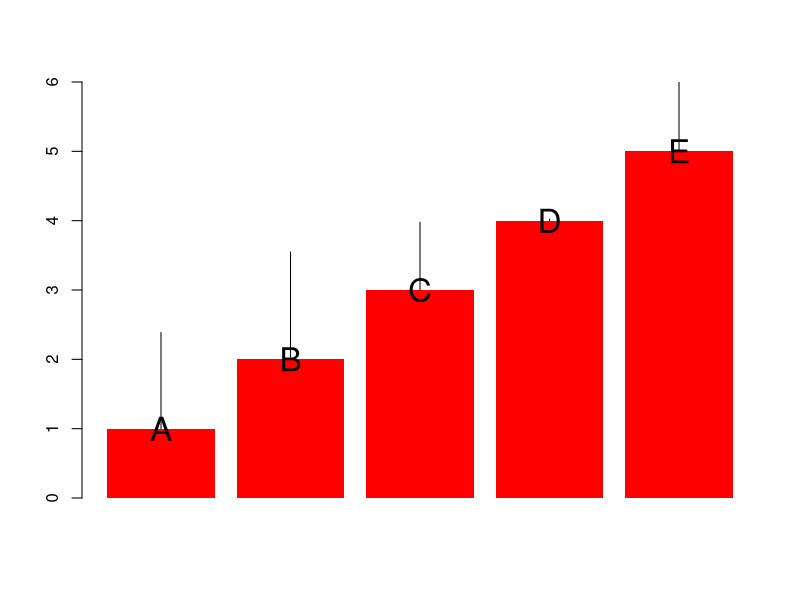
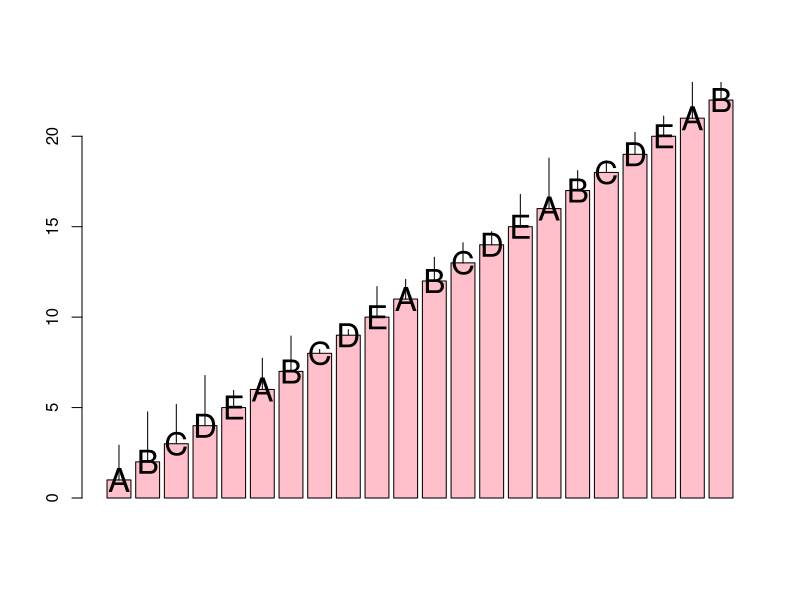
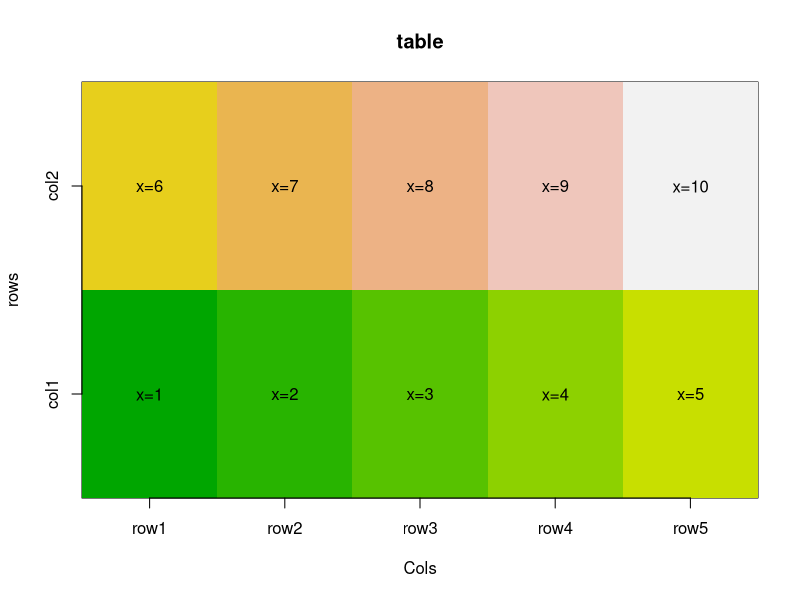
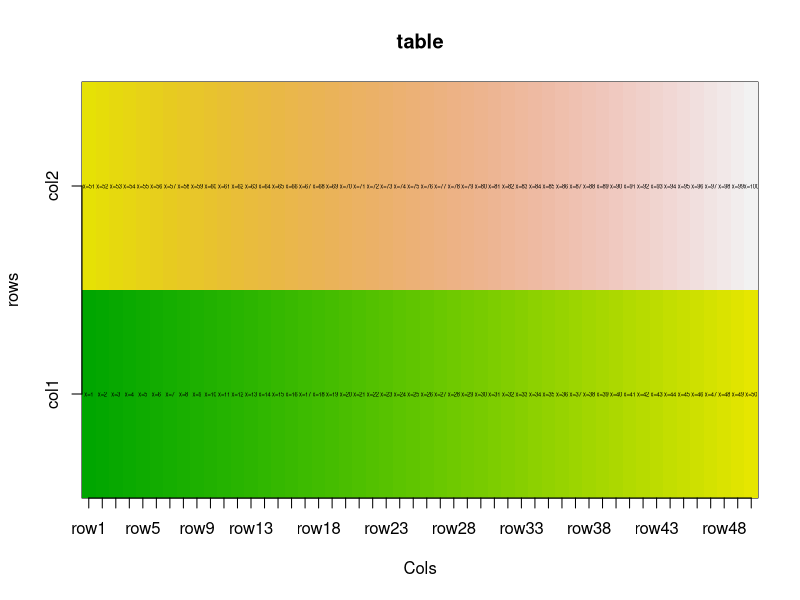
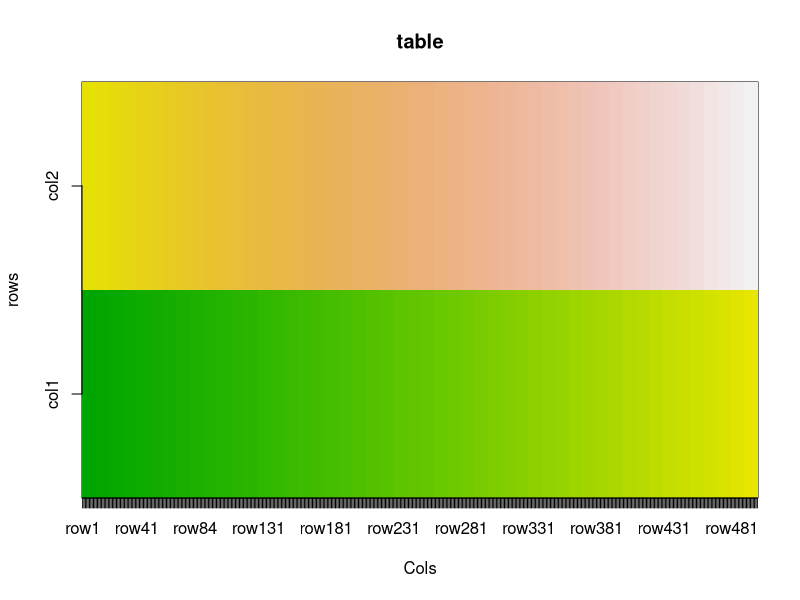

Generate these figures, in order, with R:
# barplot:
my.barplot = function(d = 1:5, t = LETTERS[1:5], text_size=2, e = runif(length(d), max = 3), col='red', border=NA){
  x = barplot(d, col=col, border = border, ylim=c(min(d)-1, max(d)+1))
  # записываем в переменную х все координаты серединок каждого цилиндра
  
  text(x, d, t, cex=text_size)
  # пишем буквы передавая вектор координат по x и вектор координат по y каждой буквы
  # координаты по х записаны в переменной х (возвращаемое значение ф-ии barplot)
  # координаты по y записаны собственно в перменной d
  # так же я добавил аргумент text_size принимающий по умолчанию значение 2
  for (i in (1:length(x))){
    lines(c(x[i,1], x[i,1]), c(d[i], d[i]+e[i]))
  }
  # остались линии: ф-я lines принимает два главных аргумента, первый - координаты
  # х - начала и конца линии, и координаты у начала и конца линии.
  # X - это стобец (по этому второй индекс всегда 1), по строкам которого записаны
  # абциссные координаты середны столбика - там и будет начинаться линия (пишем дважды, тк по
  # иксу мы стоим на месте), второй аргумент это начало и конец линии по оси ординат
  # сдесь началом будет высота столбца (переменные в векторе d), ну и до d[i] + e[i], очевидно
}

my.barplot() # проверяем стандрарт
my.barplot(1:22, col='pink', border='black') # не и не стандрарт



# тут сложнее. 
image.with.text = function(d = matrix(1:8, ncol=2), t = paste0('x=', d), xlab='Cols', ylab='rows',
                           main = 'table', col=terrain.colors(100)){
  image(d, col=col, xlab=xlab, ylab=ylab, main=main, xaxt = "n", yaxt = "n")
  # рисуем картинту с переданными аргументами, и удаляем значения на осях
  pos = (length(d)/2) - 1
  # я заметил что по оси Х длина стационарна - от 0 до 1. Но первый пиксель (если его так можно назвать)
  # на половину своего размера левее 0, а последний на половину размера правее 1.
  # получается в ряду, умещяется половина матрицы, и по половине цилиндра с каждой стороны
  # выходят за пределы интервала (0:1)
  # по этому записываем в pos половину размера минус 1
  ctr = 1
  # счетчик 
  if (length(d) < 30){
    cex = 1
  }
  else if (length(d) <= 100){
    cex = abs(1-(sqrt(length(d)) * 0.065)) # эмперически найденная "формула"
  }
  else {
    cex = 1/length(d)
  }
  # играемся немного с размером текста, что бы было поприличнее
  # далее двигаемся по рядам, сначала по нижнему, потом по верхнему, причем с 0 до pos
  # тоесть половину длины матрицы 
  for (col in 0:1){
    for (row in 0:pos){ 
      text(1/pos*row, col, paste0('x=', ctr), cex=cex)
      # что бы найти координаты середины каждого цилиндра пришлось заморочиться:
      # 1/pos - делим интервал 0:1 на pos частей, и итеративно домножаем на счетчик 
      # от 0 до длины половины матрицы, тем самым находя Х координату центра цилиндра,
      # ну У координата изи - это либо 0 либо 1
      ctr = ctr + 1
    }
  }
  axis(1, at = seq(0, 1, length.out = pos+1), labels = rep(paste0('row', 1:(pos+1))))
  # меняем по Х метки - ну тут просто, равномерно берем length(d) чисел от 0 до 1
  # (середины каждого цилиндра)
  axis(2, at = 0:1, labels = c("col1", "col2"))
}

image.with.text(matrix(1:10, ncol=2))
image.with.text(matrix(1:100, ncol=2))
image.with.text(matrix(1:1000, ncol=2))
